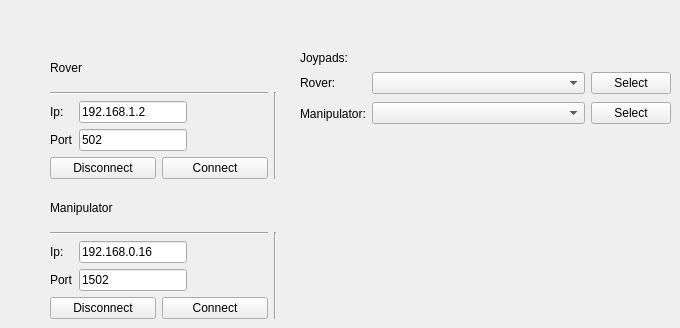
          <widget class="QWidget" name="tab_3">
           <attribute name="title">
            <string>Settings</string>
           </attribute>
           <widget class="QWidget" name="layoutWidget_4">
            <property name="geometry">
             <rect>
              <x>50</x>
              <y>190</y>
              <width>227</width>
              <height>129</height>
             </rect>
            </property>
            <layout class="QVBoxLayout" name="verticalLayout_36">
             <item>
              <widget class="QLabel" name="labelManipulator">
               <property name="text">
                <string>Manipulator</string>
               </property>
              </widget>
             </item>
             <item>
              <layout class="QHBoxLayout" name="horizontalLayout_25">
               <item>
                <layout class="QVBoxLayout" name="verticalLayout_37">
                 <item>
                  <widget class="Line" name="line_4">
                   <property name="orientation">
                    <enum>Qt::Horizontal</enum>
                   </property>
                  </widget>
                 </item>
                 <item>
                  <layout class="QVBoxLayout" name="verticalLayout_38">
                   <item>
                    <layout class="QHBoxLayout" name="horizontalLayout_26">
                     <item>
                      <layout class="QHBoxLayout" name="horizontalLayout_27">
                       <item>
                        <layout class="QVBoxLayout" name="verticalLayout_39">
                         <item>
                          <widget class="QLabel" name="labelIpManipulator">
                           <property name="text">
                            <string>Ip:</string>
                           </property>
                          </widget>
                         </item>
                         <item>
                          <widget class="QLabel" name="labelPortManipulator">
                           <property name="text">
                            <string>Port</string>
                           </property>
                          </widget>
                         </item>
                        </layout>
                       </item>
                       <item>
                        <layout class="QVBoxLayout" name="verticalLayout_40">
                         <item>
                          <widget class="QLineEdit" name="lineEditIPManipulator">
                           <property name="text">
                            <string>192.168.0.16</string>
                           </property>
                          </widget>
                         </item>
                         <item>
                          <widget class="QLineEdit" name="lineEditPortManipulator">
                           <property name="text">
                            <string>1502</string>
                           </property>
                          </widget>
                         </item>
                        </layout>
                       </item>
                      </layout>
                     </item>
                     <item>
                      <spacer name="horizontalSpacer_2">
                       <property name="orientation">
                        <enum>Qt::Horizontal</enum>
                       </property>
                       <property name="sizeHint" stdset="0">
                        <size>
                         <width>40</width>
                         <height>20</height>
                        </size>
                       </property>
                      </spacer>
                     </item>
                    </layout>
                   </item>
                   <item>
                    <layout class="QHBoxLayout" name="horizontalLayout_28">
                     <item>
                      <layout class="QHBoxLayout" name="horizontalLayout_29">
                       <item>
                        <widget class="QPushButton" name="pushButtonDisconnectManipulator">
                         <property name="text">
                          <string>Disconnect</string>
                         </property>
                        </widget>
                       </item>
                       <item>
                        <widget class="QPushButton" name="pushButtonConnectManipulator">
                         <property name="text">
                          <string>Connect</string>
                         </property>
                        </widget>
                       </item>
                      </layout>
                     </item>
                    </layout>
                   </item>
                  </layout>
                 </item>
                </layout>
               </item>
               <item>
                <widget class="Line" name="line_5">
                 <property name="orientation">
                  <enum>Qt::Vertical</enum>
                 </property>
                </widget>
               </item>
              </layout>
             </item>
            </layout>
           </widget>
           <widget class="QLabel" name="label_39">
            <property name="geometry">
             <rect>
              <x>300</x>
              <y>50</y>
              <width>57</width>
              <height>15</height>
             </rect>
            </property>
            <property name="text">
             <string>Joypads:</string>
            </property>
           </widget>
           <widget class="QWidget" name="layoutWidget_5">
            <property name="geometry">
             <rect>
              <x>50</x>
              <y>50</y>
              <width>227</width>
              <height>129</height>
             </rect>
            </property>
            <layout class="QVBoxLayout" name="verticalLayout_41">
             <item>
              <widget class="QLabel" name="labelRover">
               <property name="text">
                <string>Rover</string>
               </property>
              </widget>
             </item>
             <item>
              <layout class="QHBoxLayout" name="horizontalLayout_30">
               <item>
                <layout class="QVBoxLayout" name="verticalLayout_42">
                 <item>
                  <widget class="Line" name="line">
                   <property name="orientation">
                    <enum>Qt::Horizontal</enum>
                   </property>
                  </widget>
                 </item>
                 <item>
                  <layout class="QVBoxLayout" name="verticalLayout_43">
                   <item>
                    <layout class="QHBoxLayout" name="horizontalLayout_31">
                     <item>
                      <layout class="QHBoxLayout" name="horizontalLayout_32">
                       <item>
                        <layout class="QVBoxLayout" name="verticalLayout_44">
                         <item>
                          <widget class="QLabel" name="labelIpRover">
                           <property name="text">
                            <string>Ip:</string>
                           </property>
                          </widget>
                         </item>
                         <item>
                          <widget class="QLabel" name="labelPortRover">
                           <property name="text">
                            <string>Port</string>
                           </property>
                          </widget>
                         </item>
                        </layout>
                       </item>
                       <item>
                        <layout class="QVBoxLayout" name="verticalLayout_45">
                         <item>
                          <widget class="QLineEdit" name="lineEditIPRover">
                           <property name="text">
                            <string>192.168.1.2</string>
                           </property>
                          </widget>
                         </item>
                         <item>
                          <widget class="QLineEdit" name="lineEditPortRover">
                           <property name="text">
                            <string>502</string>
                           </property>
                          </widget>
                         </item>
                        </layout>
                       </item>
                      </layout>
                     </item>
                     <item>
                      <spacer name="horizontalSpacer_3">
                       <property name="orientation">
                        <enum>Qt::Horizontal</enum>
                       </property>
                       <property name="sizeHint" stdset="0">
                        <size>
                         <width>40</width>
                         <height>20</height>
                        </size>
                       </property>
                      </spacer>
                     </item>
                    </layout>
                   </item>
                   <item>
                    <layout class="QHBoxLayout" name="horizontalLayout_33">
                     <item>
                      <layout class="QHBoxLayout" name="horizontalLayout_34">
                       <item>
                        <widget class="QPushButton" name="pushButtonDisconnectRover">
                         <property name="text">
                          <string>Disconnect</string>
                         </property>
                        </widget>
                       </item>
                       <item>
                        <widget class="QPushButton" name="pushButtonConnectRover">
                         <property name="text">
                          <string>Connect</string>
                         </property>
                        </widget>
                       </item>
                      </layout>
                     </item>
                    </layout>
                   </item>
                  </layout>
                 </item>
                </layout>
               </item>
               <item>
                <widget class="Line" name="line_3">
                 <property name="orientation">
                  <enum>Qt::Vertical</enum>
                 </property>
                </widget>
               </item>
              </layout>
             </item>
            </layout>
           </widget>
           <widget class="QWidget" name="layoutWidget_6">
            <property name="geometry">
             <rect>
              <x>300</x>
              <y>70</y>
              <width>371</width>
              <height>56</height>
             </rect>
            </property>
            <layout class="QHBoxLayout" name="horizontalLayout_35">
             <item>
              <layout class="QVBoxLayout" name="verticalLayout_46">
               <item>
                <widget class="QLabel" name="labelRover2">
                 <property name="sizePolicy">
                  <sizepolicy hsizetype="Minimum" vsizetype="Preferred">
                   <horstretch>0</horstretch>
                   <verstretch>0</verstretch>
                  </sizepolicy>
                 </property>
                 <property name="text">
                  <string>Rover:</string>
                 </property>
                </widget>
               </item>
               <item>
                <widget class="QLabel" name="labelManipulator2">
                 <property name="sizePolicy">
                  <sizepolicy hsizetype="Minimum" vsizetype="Preferred">
                   <horstretch>0</horstretch>
                   <verstretch>0</verstretch>
                  </sizepolicy>
                 </property>
                 <property name="text">
                  <string>Manipulator:</string>
                 </property>
                </widget>
               </item>
              </layout>
             </item>
             <item>
              <layout class="QVBoxLayout" name="verticalLayout_47">
               <item>
                <widget class="QComboBox" name="comboBoxRoverJoystick">
                 <property name="sizePolicy">
                  <sizepolicy hsizetype="Expanding" vsizetype="Fixed">
                   <horstretch>0</horstretch>
                   <verstretch>0</verstretch>
                  </sizepolicy>
                 </property>
                </widget>
               </item>
               <item>
                <widget class="QComboBox" name="comboBoxManipulatorJoystick">
                 <property name="sizePolicy">
                  <sizepolicy hsizetype="Expanding" vsizetype="Fixed">
                   <horstretch>0</horstretch>
                   <verstretch>0</verstretch>
                  </sizepolicy>
                 </property>
                </widget>
               </item>
              </layout>
             </item>
             <item>
              <layout class="QVBoxLayout" name="verticalLayout_48">
               <item>
                <widget class="QPushButton" name="pushButtonSelectRoverJoypad">
                 <property name="sizePolicy">
                  <sizepolicy hsizetype="Minimum" vsizetype="Fixed">
                   <horstretch>0</horstretch>
                   <verstretch>0</verstretch>
                  </sizepolicy>
                 </property>
                 <property name="text">
                  <string>Select</string>
                 </property>
                </widget>
               </item>
               <item>
                <widget class="QPushButton" name="pushButtonSelectManipulatorJoypad">
                 <property name="sizePolicy">
                  <sizepolicy hsizetype="Minimum" vsizetype="Fixed">
                   <horstretch>0</horstretch>
                   <verstretch>0</verstretch>
                  </sizepolicy>
                 </property>
                 <property name="text">
                  <string>Select</string>
                 </property>
                </widget>
               </item>
              </layout>
             </item>
            </layout>
           </widget>
          </widget>
